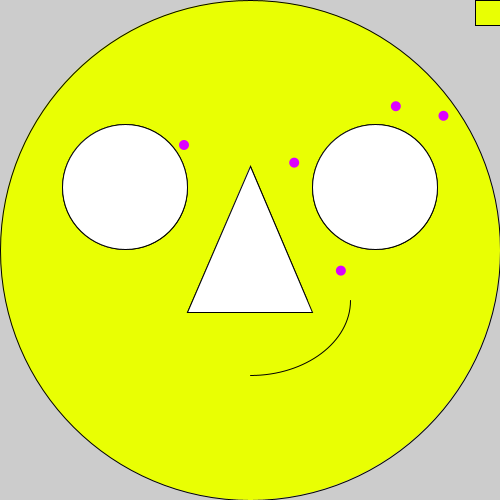
Frame 1 (no input)
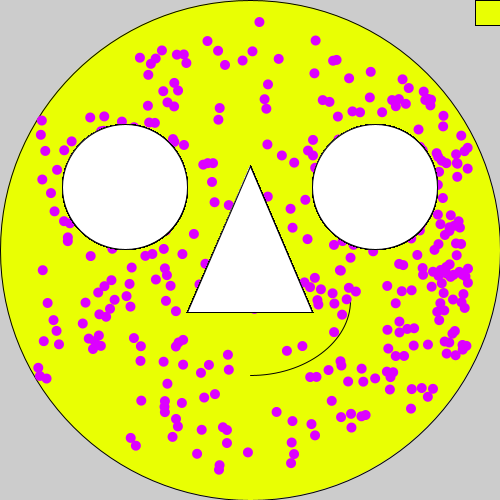
Frame 60 (the mouse pressed at the canvas centre just before this capture)
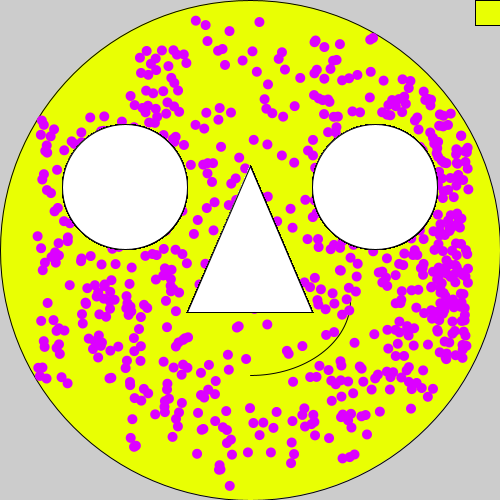
Frame 120 (the mouse held since frame 60 and released just before this capture)

The Processing sketch that drew these frames (run headless with seeded random() and noise(); from frame 60 on, the mouse is pressed at the canvas centre):

// Processing sketch: Happy_Face_Dynamic
// ── Happy_Face_Dynamic.pde
// Global Variables
int leftEyeX, leftEyeY, rightEyeX, rightEyeY, eyeDiameter;
float nose1X, nose1Y, nose2X, nose2Y, nose3X, nose3Y;
int mouthLeftX, mouthLeftY, mouthRigthX, mouthRightY;
int measleDiameter;

void setup() {
  size(500, 500);
  //fullScreen();

  leftEyeX = width*2/8;
  leftEyeY = height*3/8;
  rightEyeX = width*6/8;
  rightEyeY = leftEyeY;
  eyeDiameter = width*1/4;
  nose1X = width*1/2;
  nose1Y = height*1/3;
  nose2X = width*2.5/4;
  nose2Y = height*2.5/4;
  nose3X = width*1.5/4;
  nose3Y = height*2.5/4;
  mouthLeftX = width*1/4;
  mouthLeftY = height*3/4;
  mouthRigthX = width*3/4;
  mouthRightY = mouthLeftY;
  measleDiameter = width*1/50; //Value = 10
  fill(#E9FF03);
  ellipse(width*1/2, height*1/2, width, height); // Face - Circle
 
  ellipse(leftEyeX, leftEyeY, eyeDiameter, eyeDiameter);
  ellipse(rightEyeX, rightEyeY, eyeDiameter, eyeDiameter);
  triangle(nose1X, nose1Y, nose2X, nose2Y, nose3X, nose3Y);
  arc(width*2/4, 300, 200, 150, 0, HALF_PI);
  //Optional: ears, fill(),

rect(width*19/20, height*0,  width*1/20, height*1/20);

//noLoop();
}


void draw() {
  color red = #FF0303;
  fill(#DC00FF);
  noStroke(); //outline of measles
  ellipse(random(width*0.6/8, width*2/8), random(height*9/40, height*31/40), measleDiameter, measleDiameter);
  ellipse(random(width*2/8, width*3/8), random(height*4/40, height*36/40), measleDiameter, measleDiameter);
  ellipse(random(width*3/8, width*5/8), random(height*1/40, height*39/40), measleDiameter, measleDiameter);
  ellipse(random(width*5/8, width*6/8), random(height*3/40, height*37/40), measleDiameter, measleDiameter);
  ellipse(random(width*6/8, width*7/8), random(height*6/40, height*33/40), measleDiameter, measleDiameter);
  ellipse(random(width*7/8, width*7.5/8), random(height*9/40, height*29/40), measleDiameter, measleDiameter);
  fill(255); //default, gray scale
  stroke(1); //default

  ellipse(leftEyeX, leftEyeY, eyeDiameter, eyeDiameter);
  ellipse(rightEyeX, rightEyeY, eyeDiameter, eyeDiameter);
  triangle(nose1X, nose1Y, nose2X, nose2Y, nose3X, nose3Y);
  
}

//Listener
void mousePressed() {
  if (mouseX >= width*19/20  && mouseX <= width && mouseY >= height*0 && mouseY <= height*1/20) {
    exit();
  }
}
